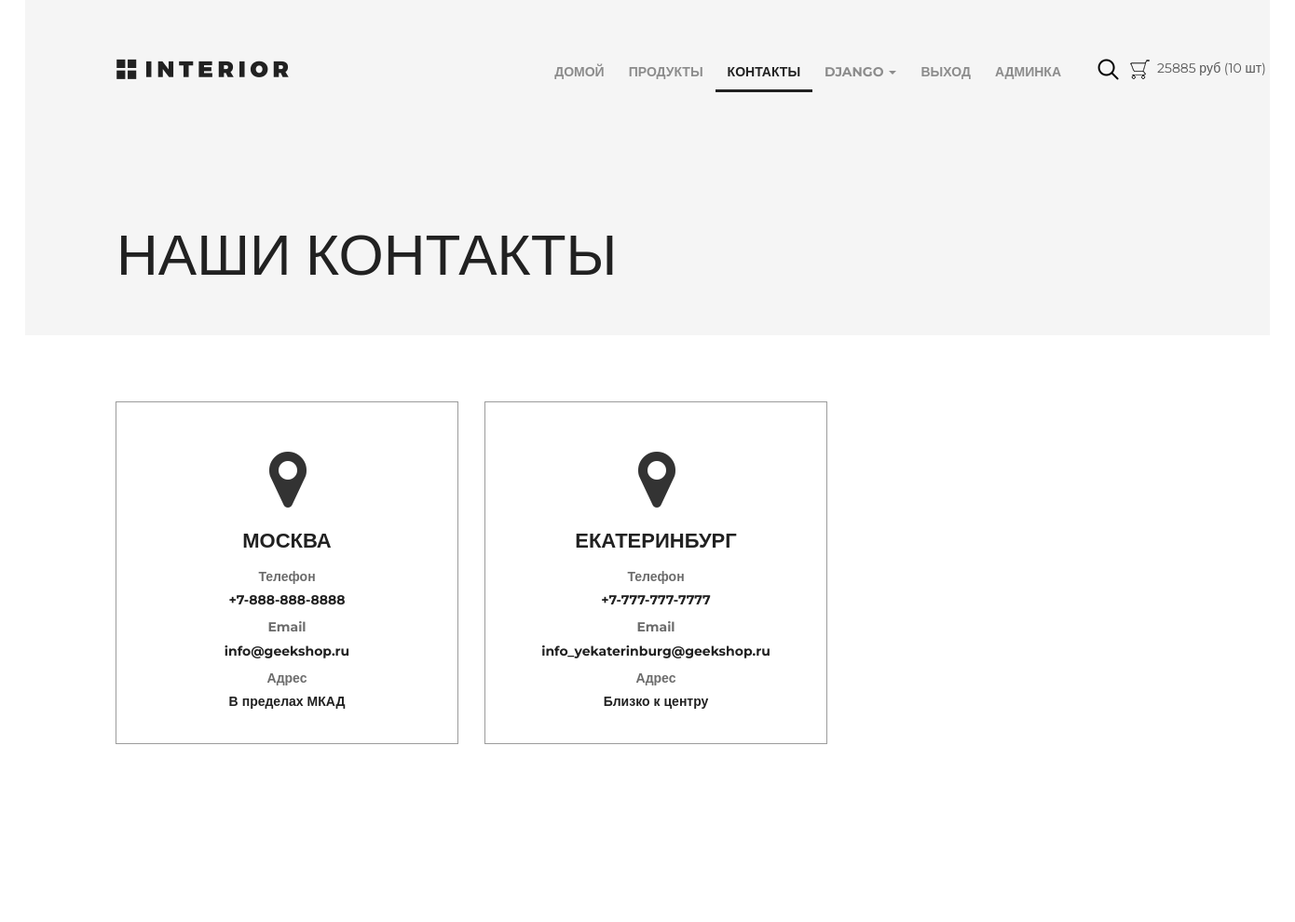
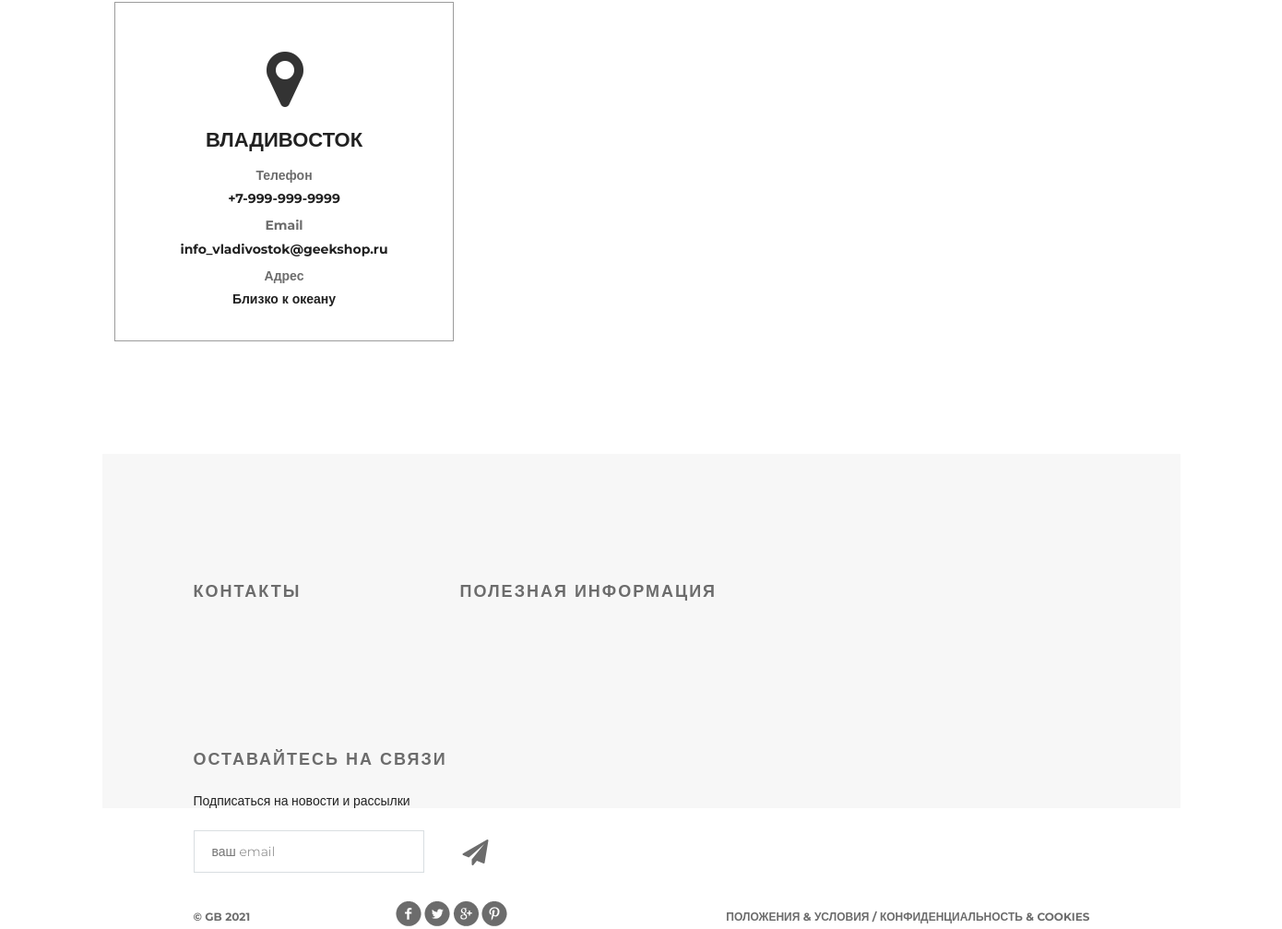
The app's page /contacts/ (signed in) with its own data (2 pictures, top to bottom).
### authapp/models.py (models this page shows, shortened)
class ShopUser(AbstractUser):
    avatar = models.ImageField(verbose_name='аватар', upload_to='users_avatars', blank=True)
    age = models.PositiveSmallIntegerField(verbose_name='возраст', default=18)
    activation_key = models.CharField(max_length=128, blank=True)
    activation_key_expires = models.DateTimeField(default=(now() + timedelta(hours=48)))

### basketapp/models.py (models this page shows, shortened)
class Basket(models.Model):
    user = models.ForeignKey(settings.AUTH_USER_MODEL, on_delete=models.CASCADE, related_name='basket')
    product = models.ForeignKey(Product, on_delete=models.CASCADE)
    quantity = models.PositiveIntegerField(verbose_name='количество', default=0)
    add_datetime = models.DateTimeField(verbose_name='время', auto_now_add=True)
    @property
    def product_cost(self):
        return self.product.price * self.quantity
    @property
    def total_quantity(self):
        _items = Basket.objects.filter(user=self.user)
        _totalquantity = sum(list(map(lambda x: x.quantity, _items)))
        return _totalquantity
    @property
    def total_cost(self):
        _items = Basket.objects.filter(user=self.user)
        _totalcost = sum(list(map(lambda x: x.product_cost, _items)))
        return _totalcost

### mainapp/models.py (models this page shows, shortened)
class Product(models.Model):
    category = models.ForeignKey(ProductCategory, on_delete=models.CASCADE, verbose_name= 'название категории')
    name = models.CharField(max_length=100, verbose_name= 'имя продукта')
    description = models.TextField(verbose_name= 'описание', blank=True)
    short_desc = models.CharField(max_length=40, verbose_name= 'краское описание', blank=True)
    price = models.DecimalField(verbose_name='цена', max_digits=8, decimal_places=2, default=0)
    quantity = models.PositiveSmallIntegerField(verbose_name= 'количество', default= 0)
    image = models.ImageField(upload_to='products_images', blank= True, verbose_name='картинка')
    is_active = models.BooleanField(verbose_name='активна', default=True)

### mainapp/views.py (the view)
# urls.py: path('contacts/', mainapp.contact, name='contacts'),
def contact(request):
    basket = []
    if request.user.is_authenticated:
        basket = Basket.objects.filter(user=request.user)
    json_path = os.path.join(settings.BASE_DIR, 'mainapp/json')
    with open(os.path.join(json_path, 'contact__locations.json'), encoding='UTF-8') as json_file:
        contacts = json.load(json_file)
    content = {
        'title':'контакты',
        'contacts':contacts,
    }
    return render(request, 'mainapp/contact.html', content)

### mainapp/context_processors.py (called while the page is built)
def basket(request):
   basket = []
   if request.user.is_authenticated:
       basket = Basket.objects.filter(user=request.user)
   return {
       'basket': basket,
   }

### mainapp/templates/mainapp/contact.html
{% extends 'mainapp/base.html' %}
{% load static %}
{% block content %}
		<div class="hero">
			<div class="header clearfix">
				{% include 'mainapp/includes/inc_logo.html'%}
				{% include 'mainapp/includes/inc_menu.html'%}
			</div>
			<h1>наши контакты</h1>
		</div>
		<div class="location">
			{% include 'mainapp/includes/inc_contacts.html' %}
		</div>
{% endblock %}

### mainapp/templates/mainapp/includes/inc_menu.html (shortened to what this page needs)
<ul class="menu">
    <li><a href="{% url 'main'%}" {% if request.resolver_match.url_name == 'main' %}class="active"{% endif %}>домой</a></li>
    <li><a href="{% url 'products:index'%}" {% if request.resolver_match.namespace == 'products' %}class="active"{% endif %}>продукты</a></li>
    <li><a href="{% url 'contacts'%}" {% if request.resolver_match.url_name == 'contacts' %}class="active"{% endif %}>контакты</a></li>
    {% if user.is_authenticated %}
        <li>
            <div class="dropdown">
                <a class="dropdown-toggle" href="" data-toggle="dropdown">
                    {{ user.first_name|default:'Пользователь' }}
                    <span class="caret"></span>
                </a>
            </div>
        </li>
        <li><a href="{% url 'auth:logout'%}">Выход</a></li>
    {% else %}
        <li><a href="{% url 'auth:login'%}">Войти</a></li>
    {% endif %}
    {% if user.is_superuser %}
        <li><a href="{% url 'admin:users'%}">Админка</a></li>
    {% endif %}
</ul>
<a href="#" class="search"></a>
<a href="{% url 'basket:view' %}" class="basket">
    <span>
        {% if basket %}
            {{ basket.0.total_cost|floatformat:0 }} руб
            ({{ basket.0.total_quantity }} шт)
        {% endif %}
    </span>
</a>

### static/css/style.css (style rules this page uses)
* { margin: 0; padding: 0; }
body { font-family: 'Montserrat', sans-serif; }
html, body { height: 100%; }
.menu { list-style-type: none; margin-top: 67px; float: right; }
.menu li { float: left; }
.menu a { color: #8c8c8c; font-size: 14px; font-weight: 700; text-align: right; text-transform: uppercase; text-decoration: none; padding: 10px 13px; }
.menu .active { color: #212121; font-weight: 700; border-bottom: 3px solid #212121; }
.search { display: block; width: 23px; height: 23px; background-image: url(/static/img/search.png); position: absolute; top: 63px; left: 1151px; }
.basket { display: block; width: 23px; height: 23px; background-image: url(/static/img/basket.png); position: absolute; top: 63px; left: 1185px; text-decoration: none; color: #555; }
.basket span { display: block; margin-left: 30px; width: 150px; }
.clearfix:after { content: ""; display: block; clear: both; }
.hero { background-color: #f5f5f5; height: 360px; padding-left: 98px; padding-right: 211px; position: relative; }
.hero h1 { color: #212121; font-size: 62px; font-weight: 100; text-align: left; margin-top: 142px; text-transform: uppercase; }
.location { padding: 0px 97px; }

### records on screen
ShopUser: first_name "DJANGO"
Basket: user+product+quantity "25885", user+quantity "10"

### other values on screen
{{ contact.city }} "МОСКВА" "ЕКАТЕРИНБУРГ" "ВЛАДИВОСТОК"
{{ contact.phone }} "+7-888-888-8888" "+7-777-777-7777" "+7-999-999-9999"
{{ contact.email }} "info@geekshop.ru" "info_yekaterinburg@geekshop.ru" "info_vladivostok@geekshop.ru"
{{ contact.address }} "В пределах МКАД" "Близко к центру" "Близко к океану"
